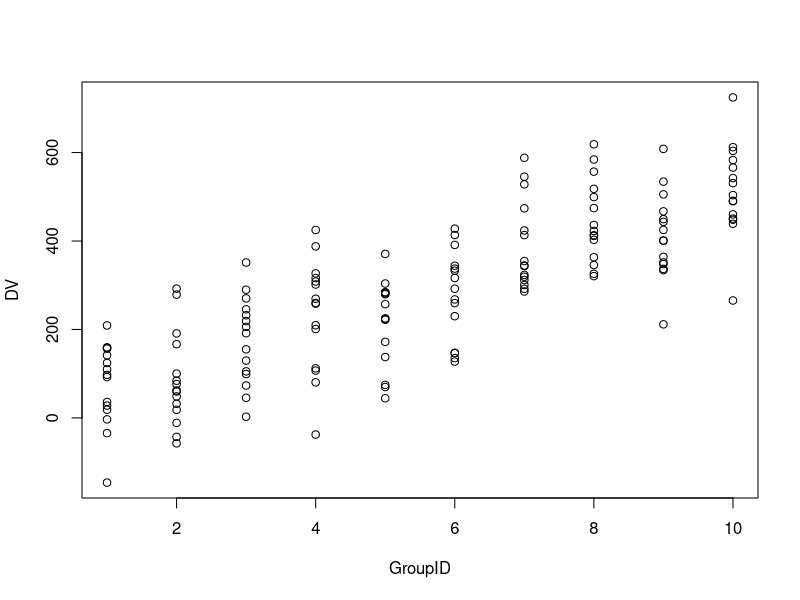

Recreate this plot in R.
N_Neuron <- 15
N_Group <- 10

N<- N_Neuron*N_Group

GroupID <- rep(1:N_Group, N_Neuron)
DV <- 50*GroupID + rnorm(N,0,100)

dat <- data.frame("GID" = GroupID, "RF" = DV)

model1 <- lm(data = dat, RF~GID)

print(summary(model1))
plot(GroupID, DV)


dat$GID <- as.factor(dat$GID)
model2 <- lm(data = dat, RF~GID)
print(summary(model2))